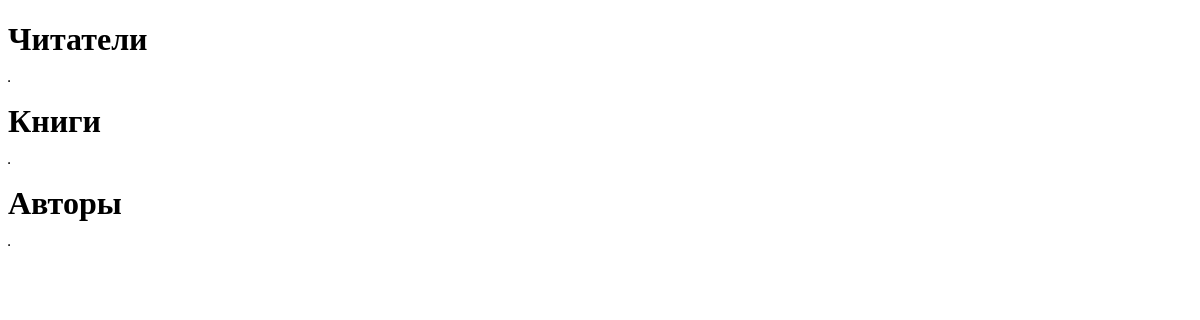
Page /home/ on the earlier database version.
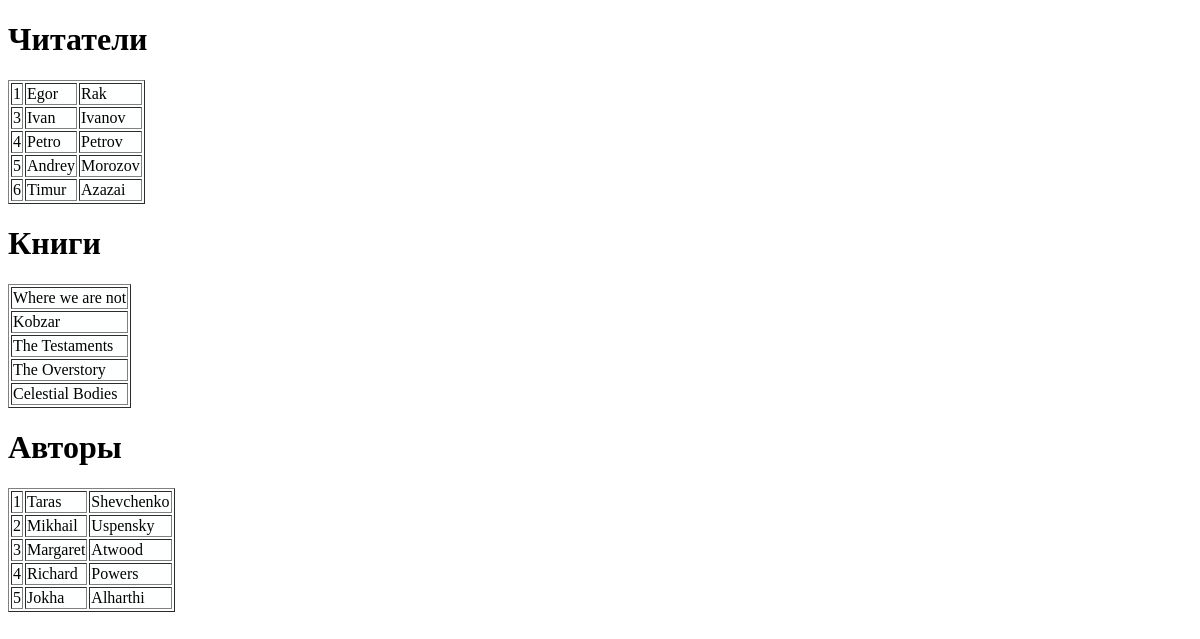
Same page on the later database version.
### personal/models.py (models this page shows, shortened)
class Reader(models.Model):
    first_name = models.CharField(max_length=100)
    last_name = models.CharField(max_length=100)
    class Meta:
        verbose_name_plural = "Readers"

class Book(models.Model):
    name = models.CharField(max_length=100)
    year_issued = models.PositiveSmallIntegerField()
    authors = models.ManyToManyField("Author")
    pages_count = models.PositiveSmallIntegerField()
    genres = models.ManyToManyField("Genre")
    class Meta:
        verbose_name_plural = "Books"

class Author(models.Model):
    first_name = models.CharField(max_length=100)
    last_name = models.CharField(max_length=100)
    country = models.ForeignKey('Country',on_delete=models.CASCADE)
    class Meta:
        verbose_name_plural = "Authors"

### personal/views.py (the view)
# urls.py: 2. Add a URL to urlpatterns:  path('', views.home, name='home')
class home(TemplateView):
    template_name = 'home.html'
    def get_context_data(self, **kwargs):
        readers = Reader.objects.all()
        books = Book.objects.all()
        authors = Author.objects.all()
        return {
                'readers': readers,
                'books': books,
                'authors': authors,
            }

### personal/templates/home.html (shortened to what this page needs)
<!DOCTYPE html>
<html lang="en">
<head>
</head>
<body background="http://ilchakov.net.ua/prof/photo/Fon_JJ_34.jpg">
    <table border="1" bgcolor="#FEFFFF" >
    <h1 >Читатели</h1>
            {%for reader in readers %}
        <tr >
            <td>{{reader.id}}</td>
            <td>{{reader.first_name}}</td>
            <td>{{reader.last_name}}</td>
        </tr>
        {%endfor%}
    </table>
    <table border="1" bgcolor="#FEFFFF"  >
        <h1 >Книги</h1>
        {%for book in books %}
        <tr>
        <td>{{book.name}}</td>
        </tr>
            {%endfor%}
    </table>
    <table border="1" bgcolor="#FEFFFF" >
     <h1 >Авторы</h1>
            {%for author in authors %}
        <tr>
            <td>{{author.id}}</td>
            <td>{{author.first_name}}</td>
            <td>{{author.last_name}}</td>
        </tr>
            {%endfor%}
    </table>
</body>
</html>

Differences in the rows shown:
added Reader: id "1", first_name "Egor", last_name "Rak"
added Reader: id "3", first_name "Ivan", last_name "Ivanov"
added Reader: id "4", first_name "Petro", last_name "Petrov"
added Reader: id "5", first_name "Andrey", last_name "Morozov"
added Reader: id "6", first_name "Timur", last_name "Azazai"
added Book: name "Where we are not"
added Book: name "Kobzar"
added Book: name "The Testaments"
added Book: name "The Overstory"
added Book: name "Celestial Bodies"
added Author: id "1", first_name "Taras", last_name "Shevchenko"
added Author: id "2", first_name "Mikhail", last_name "Uspensky"
added Author: id "3", first_name "Margaret", last_name "Atwood"
added Author: id "4", first_name "Richard", last_name "Powers"
added Author: id "5", first_name "Jokha", last_name "Alharthi"
